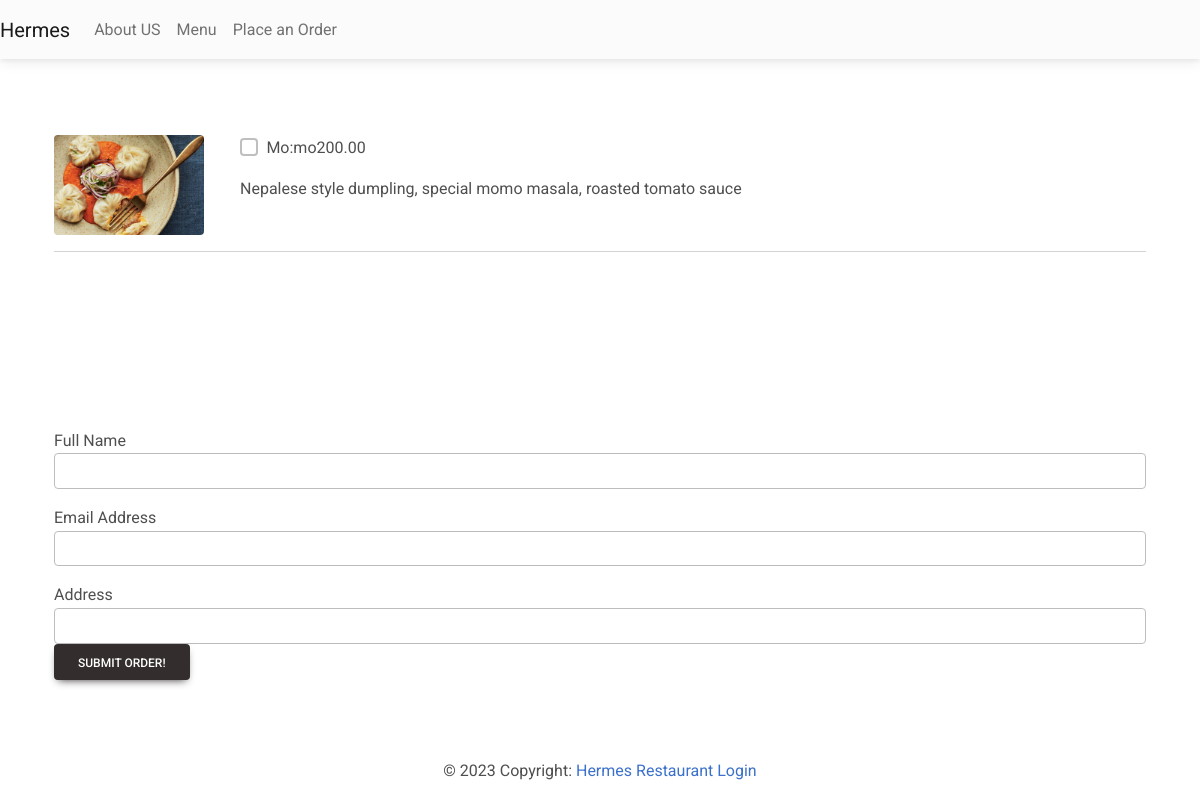
Page /order on the earlier database version.
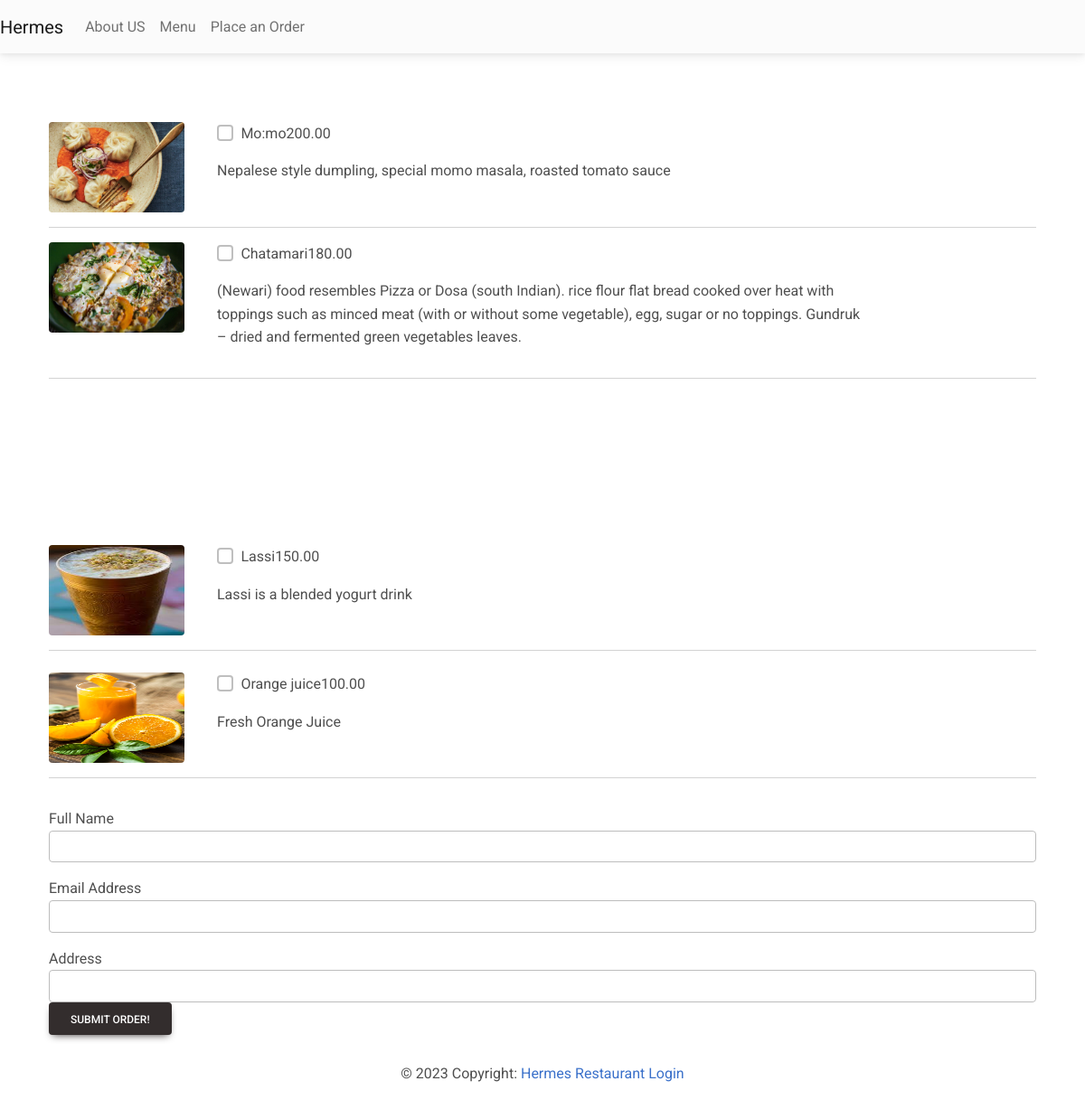
Same page on the later database version.
### customer/models.py (models this page shows, shortened)
class MenuItem(models.Model):
    name= models.CharField(max_length=100)
    description=models.TextField()
    image = models.ImageField(upload_to='menu_images/')
    price = models.DecimalField(max_digits=5, decimal_places=2)
    category =models.ManyToManyField('Category',related_name='item')

### customer/views.py (the view, shortened to what this page needs)
# urls.py: path('order',Order.as_view(), name='order'),
class Order(View):
    def get(self, request, *args, **kwargs):
        appetizers = MenuItem.objects.filter(
            category__name__contains='Appetizer')
        entres = MenuItem.objects.filter(category__name__contains='Entre')
        desserts = MenuItem.objects.filter(category__name__contains='Dessert')
        drinks = MenuItem.objects.filter(category__name__contains='Drink')
        context = {
            'appetizers': appetizers,
            'entres': entres,
            'desserts': desserts,
            'drinks': drinks,
        }
        return render(request, 'customer/order.html', context)

### customer/templates/customer/order.html (shortened to what this page needs)
{% extends 'customer/base.html' %}
{% block content %}
<div class="container mb-5">
    <div class="row justify-content-center mt-1">
        <div class="col-md-12 col-sm-12 p-4">
            <form method="POST">
                <div class="pt-5">
                    {% for app in appetizers %}
                    <div class="row">
                        <div class="col-md-2 col-sm-12">
                            <img class="rounded" src="{{ app.image.url }}" width="150" height="100"/>
                        </div>
                        <div class="col-md-8 col-sm-12">
                            <div class="d-flex flex-row">
                                <div class="form-group form-check">
                                    <input type="checkbox" name="items[]" class="form-check-input" value="{{ app.pk }}">
                                    <label class="form-check-label">{{ app.name }}</label>
                                </div>
                                <p class="font-weight-bold pl-5">{{ app.price }}</p>
                            </div>
                            <p>{{ app.description }}</p>
                        </div>
                    </div>
                    <hr />
                {% endfor %}
                </div>
                <div class="pt-5">
                </div>
                <div class="pt-5">
                </div>
                <div class="pt-5">
                    {% for drink in drinks %}
                    <div class="row mt-4">
                        <div class="col-md-2 col-sm-12">
                            <img class="rounded" src="{{ drink.image.url }}" width="150" height="100"/>
                        </div>
                        <div class="col-md-8 col-sm-12">
                            <div class="d-flex flex-row">
                                <div class="form-group form-check">
                                    <input type="checkbox" name="items[]" class="form-check-input" value="{{ drink.pk }}">
                                    <label class="form-check-label">{{ drink.name }}</label>
                                </div>
                                <p class="font-weight-bold pl-5">{{ drink.price }}</p>
                            </div>
                            <p>{{ drink.description }}</p>
                        </div>
                    </div>
                    <hr />
                    {% endfor %}
                </div>
                <div class="form-group pt-3">
                    <label for="name">Full Name</label>
                    <input required class="form-control" type="text" placeholer="Your Name" name="name"/>
                </div>
                <div class="form-group pt-3">
                    <label for="name">Email Address</label>
                    <input required class="form-control" type="text" placeholer="Example@gmail.com" name="email"/>
                </div>
                <div class="form-group pt-3">
                    <label for="name">Address</label>
                    <input required class="form-control" type="text" placeholer="Address" name="address"/>
                </div>
                <button type="button" class="btn btn-dark" data-toggle="modal" data-target="#submitModal">
                    Submit Order!
                  </button>
              </form>
          </div>
      </div>
  </div>
  {% endblock content %}

Differences in the rows shown:
added MenuItem: image (picture), name "Chatamari", price "180.00", description "(Newari) food resembles Pizza or Dosa (south Indian). rice flour flat bread cooked over heat with toppings such as minced meat (with or without some vegetable), egg, sugar or no toppings. Gundruk – dried and fermented green vegetables leaves."
added MenuItem: image (picture), name "Lassi", price "150.00", description "Lassi is a blended yogurt drink"
added MenuItem: image (picture), name "Orange juice", price "100.00", description "Fresh Orange Juice"
